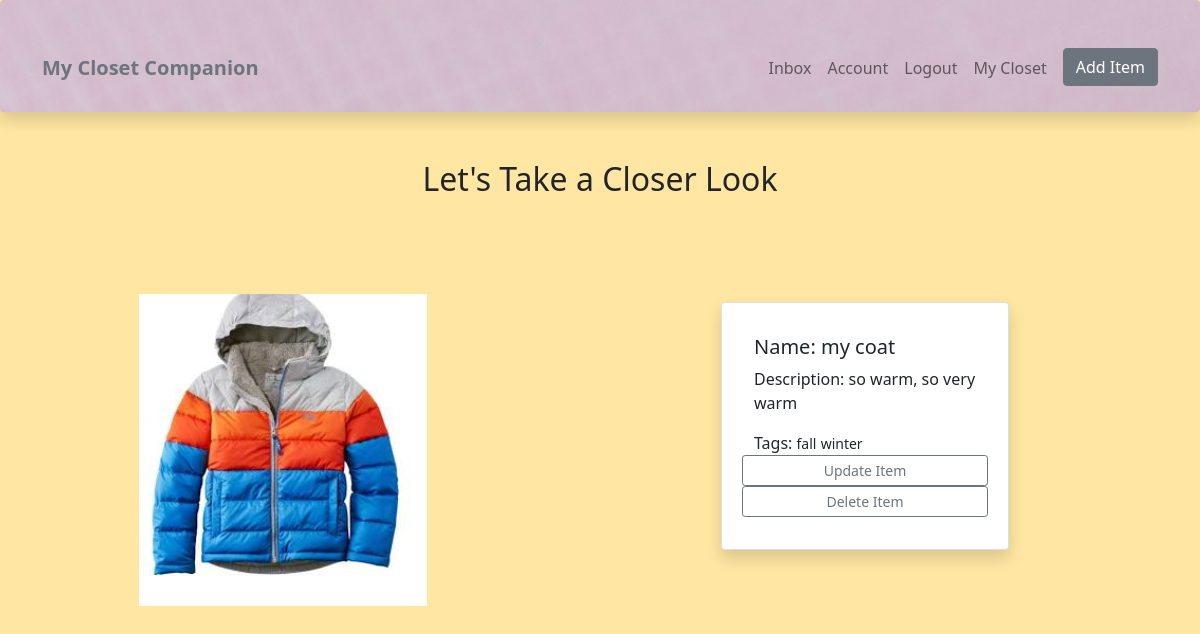
Page /wardrobe/item/16c22543-9443-4077-8da7-4333ca2c5dbc/ (signed in) on the earlier database version.
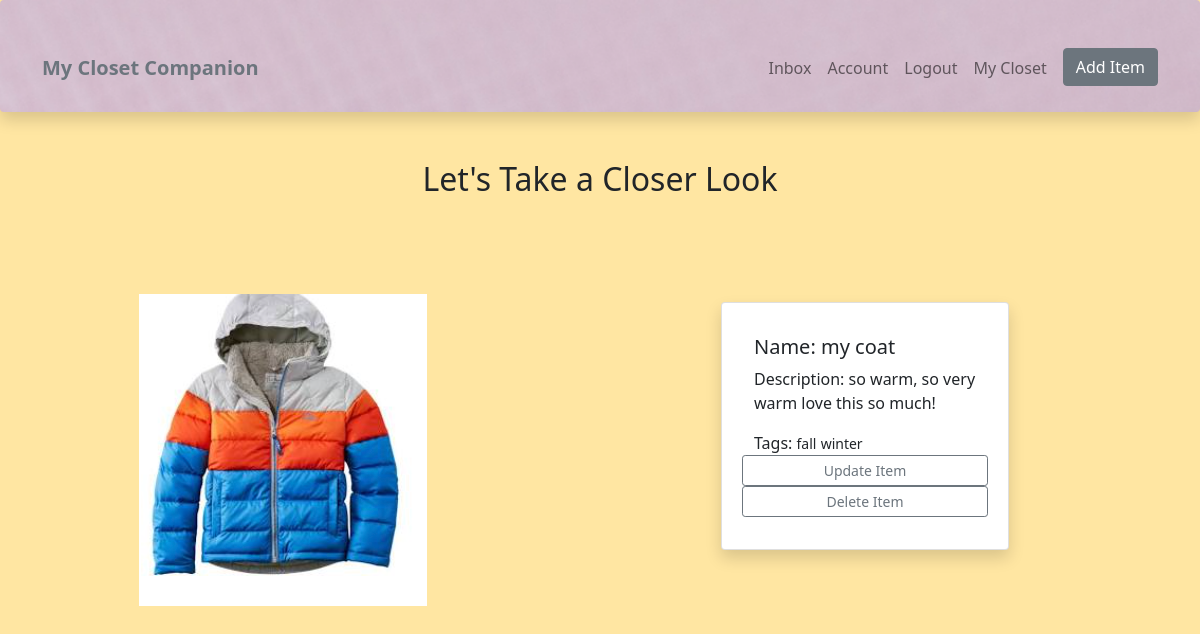
Same page on the later database version.
### wardrobe/models.py (models this page shows, shortened)
class Item(models.Model):
    top = 'top'
    bottom = 'bottom'
    dress = 'dress'
    shoe = 'shoe'
    outerwear = 'outerwear'
    handbag = 'handbag'
    other = 'other'
    item_type = [
        (top, 'top'),
        (bottom, 'bottom'),
        (dress, 'dress'),
        (shoe, 'shoe'),
        (outerwear, 'outerwear'),
        (handbag, 'handbag'),
        (other, 'other'),
    ]
    owner = models.ForeignKey(Profile, null=True, blank=True, on_delete=models.CASCADE)
    name = models.CharField(max_length=100)
    description = models.TextField(max_length=300, blank=True, null=True)
    type = models.CharField(max_length=100, choices = item_type, default=shoe)
    image = models.ImageField(upload_to="images", default='itemdefault.jpg')
    sell = models.BooleanField(default=False)
    price = models.DecimalField(max_digits=7, decimal_places=2, blank=True, null=True)
    tags = models.ManyToManyField('Tag', blank=True)
    created = models.DateTimeField(auto_now_add=True)
    id = models.UUIDField(default=uuid.uuid4, unique=True, primary_key=True, editable=False)

### wardrobe/views.py (the view)
# urls.py: path('item/<str:pk>/', views.item, name='item'),
@login_required(login_url="login")
def item(request, pk):
    itemObj = Item.objects.get(id=pk)
    tags = itemObj.tags.all()
    context = {'item': itemObj, 'tags': tags}
    return render(request, 'wardrobe/single_item.html', context)

### wardrobe/models.py (called while the page is built)
    def __str__(self):
        return self.name

### wardrobe/templates/wardrobe/single_item.html (shortened to what this page needs)
{% extends 'main.html' %}
{% block content %}
<div class="container-lg">
  <div class="text-center">
    <h2>Let's Take a Closer Look</h2>
  </div>
  <div class="row my-5 g-5 justify-content-around align-items-center">
    <div class="col-6 col-lg-4">
      <img src="{{item.image.url }}" class="img-fluid" alt="item">
    </div>
    <div class="col-6 col-lg-4">
      <div class="card shadow p-3 mb-5 bg-body rounded" style="width: 18rem;">
        <div class="card-body">
          <h5 class="card-title">Name: {{ item.name }}</h5>
          <p class="card-text">Description: {{ item.description }}</p>
          <div>Tags:
          {% for tag in tags %}
            <span class="tag">
              <small>{{ tag }}</small>
            </span>
          {% endfor %}
          </div>
          <div class="row align-items-center">
            <a class="btn btn-outline-secondary btn-sm" href="{% url 'update-item' item.id %}">Update Item</a>
            <a class="btn btn-outline-secondary btn-sm" href="{% url 'delete-item' item.id %}">Delete Item</a>
          </div>
        </div>
      </div>
    </div>
  </div>
</div>
{% endblock %}

Differences in the rows shown:
changed Item "my coat": description "so warm, so very warm" → "so warm, so very warm love this so much!"
